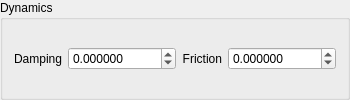
                    <widget class="QGroupBox" name="JointDynamicsGroupBox">
                      <property name="enabled">
                        <bool>true</bool>
                      </property>
                      <property name="title">
                        <string>Dynamics</string>
                      </property>
                      <layout class="QHBoxLayout">
                        <item>
                          <widget class="QLabel" name="label_74">
                            <property name="maximumSize">
                              <size>
                                <width>16777215</width>
                                <height>16777215</height>
                              </size>
                            </property>
                            <property name="layoutDirection">
                              <enum>Qt::LeftToRight</enum>
                            </property>
                            <property name="text">
                              <string>Damping</string>
                            </property>
                            <property name="alignment">
                              <set>Qt::AlignRight|Qt::AlignTrailing|Qt::AlignVCenter</set>
                            </property>
                          </widget>
                        </item>
                        <item>
                          <widget class="QDoubleSpinBox" name="JointDynamicsDamplingSpinBox">
                            <property name="decimals">
                              <number>6</number>
                            </property>
                            <property name="minimum">
                              <double>-10000.000000000000000</double>
                            </property>
                            <property name="maximum">
                              <double>10000.000000000000000</double>
                            </property>
                            <property name="singleStep">
                              <double>0.001000000000000</double>
                            </property>
                            <property name="value">
                              <double>0.000000000000000</double>
                            </property>
                          </widget>
                        </item>
                        <item>
                          <widget class="QLabel" name="label_75">
                            <property name="maximumSize">
                              <size>
                                <width>16777215</width>
                                <height>16777215</height>
                              </size>
                            </property>
                            <property name="layoutDirection">
                              <enum>Qt::LeftToRight</enum>
                            </property>
                            <property name="text">
                              <string>Friction</string>
                            </property>
                            <property name="alignment">
                              <set>Qt::AlignRight|Qt::AlignTrailing|Qt::AlignVCenter</set>
                            </property>
                          </widget>
                        </item>
                        <item>
                          <widget class="QDoubleSpinBox" name="JointDynamicsFrictionSpinBox">
                            <property name="decimals">
                              <number>6</number>
                            </property>
                            <property name="minimum">
                              <double>-10000.000000000000000</double>
                            </property>
                            <property name="maximum">
                              <double>10000.000000000000000</double>
                            </property>
                            <property name="singleStep">
                              <double>0.001000000000000</double>
                            </property>
                          </widget>
                        </item>
                      </layout>
                    </widget>
